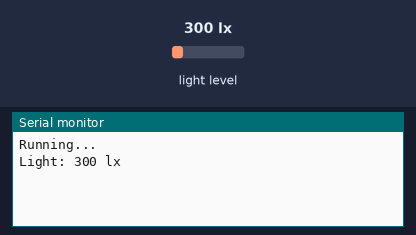
A sketch run on a simulated ESP32. Shown: the last lines printed to the serial monitor. The test bench sets the inputs (shaded band); at power-on: light level 300 lx.

Above: at 2.2 s.
2.3 s: light level set to 40 lx
At 4.8 s:
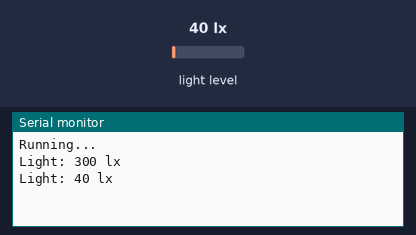
5.0 s: light level set to 500 lx
At 7.1 s:
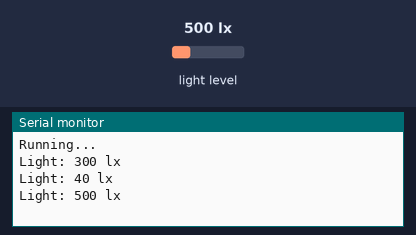
Timing chart, 0 to 8.6 s (numbered marks = the images above; inputs shaded):
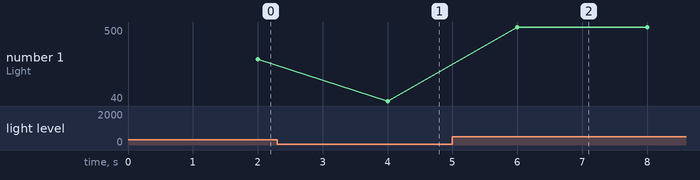

The sketch:

esp32.mini.BH1705.test.220202.ino
```cpp
#include <Wire.h>
#include <BH1750.h>
BH1750 lightMeter;

void setup(){
  Wire.begin(12,14);
  Serial.begin(9600);
  lightMeter.begin();
  Serial.println("Running...");
  delay(1000);
}

void loop() {
  uint16_t lux = lightMeter.readLightLevel();
  delay(1000);
  Serial.print("Light: ");
  Serial.print(lux);
  Serial.println(" lx");
  delay(1000);
}
```

Measured:
- after the input at 2.3 s, the serial monitor: prints a new line after 1.7 s (image 1)
- after the input at 5.0 s, the serial monitor: prints a new line after 1.0 s (image 2)
- plotted number 1: 300 → 40 after the input at 2.3 s, 40 → 500 after the input at 5.0 s
